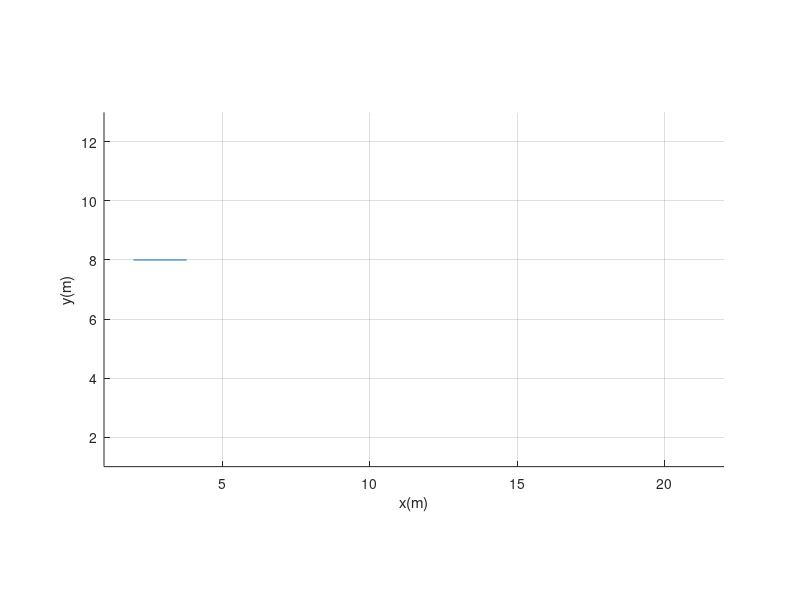

Write the MATLAB code that produced this figure. (Note: this script raises an error after producing the figure.)
% Map shown in the "Trajectory ZUPT-KF" figure

% Map shown in the main UI
% figure
grid on
%title('Trajectory (ZUPT KF)');
axis equal
xlim([1, 22])
ylim([1, 13])
hold on
xlabel('x(m)')
ylabel('y(m)')


%rectangle('Position',[2 3.2 1.03 1.8])
%rectangle('Position',[2 2.2 1.03 1.01])
% rectangle('Position',[3.03 2.2 0.3755 1.01])
% rectangle('Position',[3.4050 2.2 0.3755 1.01])
% rectangle('Position',[3.7810 2.2 0.3755 1.01])
% rectangle('Position',[4.1565 2.2 0.3755 1.01])
% rectangle('Position',[4.5320 2.2 0.3755 1.01])
% rectangle('Position',[4.9075 2.2 0.3755 1.01])
% rectangle('Position',[5.2830 2.2 0.3755 1.01])
% rectangle('Position',[5.6585 2.2 0.3755 1.01])
% rectangle('Position',[6.0340 2.2 0.3755 1.01])
% rectangle('Position',[6.4095 2.2 0.3755 1.01])
% rectangle('Position',[6.7850 2.2 0.3755 1.01])
%rectangle('Position',[7.1605 2.2 0.99 1.01])



%% second floor
x = [2 3.8];
y = [8 8];
pl = line(x,y);
pl.Color = 'black';

x = [2 2];
y = [5 8];
pl = line(x,y);
pl.Color = 'black';

x = [3.8 3.8];
y = [5 8];
pl = line(x,y);
pl.Color = 'black';

x = [2 3];
y = [5 5];
pl = line(x,y);
pl.Color = 'black';

x = [2 2];
y = [5 2.2];
pl = line(x,y);
pl.Color = 'black';

x = [2 3.03];
y = [2.2 2.2];
pl = line(x,y);
pl.Color = 'black';

%% stairs
rectangle('Position',[3.03 2.2 0.318182 1.01])
rectangle('Position',[3.3482 2.2 0.318182 1.01])
rectangle('Position',[3.6664 2.2 0.318182 1.01])
rectangle('Position',[3.9845 2.2 0.318182 1.01])
rectangle('Position',[4.3027 2.2 0.318182 1.01])
rectangle('Position',[4.6209 2.2 0.318182 1.01])
rectangle('Position',[4.9391 2.2 0.318182 1.01])
rectangle('Position',[5.2573 2.2 0.318182 1.01])
rectangle('Position',[5.5755 2.2 0.318182 1.01])
rectangle('Position',[5.8939 2.2 0.318182 1.01])
rectangle('Position',[6.2118 2.2 0.318182 1.01])

x = [6.5300 7.53];
y = [2.2 2.2];
pl = line(x,y);
pl.Color = 'black';

x = [7.53 7.53];
y = [2.2 4];
pl = line(x,y);
pl.Color = 'black';


%% hallway
x = [3.8 7.53];
y = [5 5];
pl = line(x,y);
pl.Color = 'black';

x = [7.53 12.31]; %12.31-7.53 = 4.78 hallway long
y = [5 5];
pl = line(x,y);
pl.Color = 'black';

x = [7.53 14.13]; 
y = [4 4];
pl = line(x,y);
pl.Color = 'black';

%% Toilet
x = [13.58 13.58];
y = [4 3];
pl = line(x,y);
pl.Color = 'black';

x = [13.58 15.58];
y = [3 3];
pl = line(x,y);
pl.Color = 'black';

x = [15.58 15.58];
y = [3 4];
pl = line(x,y);
pl.Color = 'black';

x = [15.58 14.93];
y = [4 4];
pl = line(x,y);
pl.Color = 'black';

% Main door
x = [15.58 16.64];
y = [4 4];
pl = line(x,y);
pl.Color = 'black';

x = [16.64 16.64];
y = [4 4.8];
pl = line(x,y);
pl.Color = 'black';

x = [16.64 16.64];
y = [5.9 6.82];
pl = line(x,y);
pl.Color = 'black';

% Living room - kitchen
x = [16.64 21.67];
y = [6.82 8.9273];
pl = line(x,y);
pl.Color = 'black';

x = [12.31 10.722];
y = [5 8.781];
pl = line(x,y);
pl.Color = 'black';

x = [21.67 20.08];
y = [8.9273 12.713];
pl = line(x,y);
pl.Color = 'black';

x = [10.722 20.08];
y = [8.781 12.713];
pl = line(x,y);
pl.Color = 'black';

% Plot 'activity' Beacons
plot(3.3, 5,'s','markerfacecolor','r','color','r','MarkerSize',7,'DisplayName','Door')  % Door
plot(21, 9.5,'s','markerfacecolor','r','color','r','MarkerSize',7,'DisplayName','Toilet')  % Pitcher
plot(13.8, 3.5,'s','markerfacecolor','r','color','r','MarkerSize',7,'DisplayName','Broom')  % Water tap
plot(19.64,4.3,'s','markerfacecolor','r','color','r','MarkerSize',7,'DisplayName','Pitcher')  % Pitcher in garden
plot(16.3, 6.3,'s','markerfacecolor','r','color','r','MarkerSize',7,'DisplayName','Hair brush')  % Broom
plot(15, 3.5,'s','markerfacecolor','r','color','r','MarkerSize',7,'DisplayName','Toilet')  % Toilet
   
% % Plot fixed Beacons
plot(10.03, 4,'^','markerfacecolor','b','color','b','MarkerSize',4,'DisplayName','Door')  % Corridor
%viscircles([13, 4.4], 4,'Color','y','LineStyle','--');
plot(20.12, 11.1,'^','markerfacecolor','b','color','b','MarkerSize',4,'DisplayName','Kitchen')  % Kitchen
%viscircles([8, 6.2], 4,'Color','k','LineStyle','--');
plot(15, 8.3,'^','markerfacecolor','b','color','b','MarkerSize',4,'DisplayName','Chair')  % Chair
%viscircles([4.5, 6.8], 4,'Color',[0.4940, 0.1840, 0.5560],'LineStyle','--');
plot(17.3, 9.8,'^','markerfacecolor','b','color','b','MarkerSize',4,'DisplayName','Dining Table')  % Dining table
%viscircles([8.4, 1.3], 4,'Color',[0.3010, 0.7450, 0.9330],'LineStyle','--');
plot(13, 7.5585,'^','markerfacecolor','b','color','b','MarkerSize',4,'DisplayName','Living room')  % Living room
%viscircles([12.3, 1], 4,'Color',[0.4660, 0.6740, 0.1880],'LineStyle','--');

%%% linea perpendicular para calculo de posición de beacon puesto en la
%%% mesa
% x = [18.35 16];
% y = [7.5384 11.6098];
% pl = line(x,y);
% pl.Color = 'red';

%%% linea perpendicular para calculo de posición de beacon puesto en la
%%% sala
% x = [11.5 20];
% y = [6.9285 10.4985];
% pl = line(x,y);
% pl.Color = 'red';

% %% BEACONS MAP
% % initial/end point 
% plot(3, 7.5,'p','markerfacecolor','g','MarkerSize',8,'DisplayName','Start / End point')
% 
% % Plot fixed Beacons
% plot(16.6, 6.4,'^','markerfacecolor',[0.8500, 0.3250, 0.0980],'color',[0.8500, 0.3250, 0.0980],'MarkerSize',4,'DisplayName','Door')  % Room
% %viscircles([13, 4.4], 4,'Color','y','LineStyle','--');
% plot(11.7, 8,'^','markerfacecolor',[0.9290, 0.6940, 0.1250],'color',[0.9290, 0.6940, 0.1250],'MarkerSize',4,'DisplayName','Kitchen')  % Kitchen
% %viscircles([8, 6.2], 4,'Color','k','LineStyle','--');
% plot(8.1, 8.6,'^','markerfacecolor','b','color','b','MarkerSize',4,'DisplayName','Bathroom')  % Bathroom
% %viscircles([4.5, 6.8], 4,'Color',[0.4940, 0.1840, 0.5560],'LineStyle','--');
% plot(12.2, 3,'^','markerfacecolor',[0.75, 0.75, 0],'color',	[0.75, 0.75, 0],'MarkerSize',4,'DisplayName','Dining Table')  % Dining table
% %viscircles([8.4, 1.3], 4,'Color',[0.3010, 0.7450, 0.9330],'LineStyle','--');
% plot(15.8, 2.5,'^','markerfacecolor',[0, 0.75, 0.75],'color',[0, 0.75, 0.75],'MarkerSize',4,'DisplayName','Living room')  % Living room
% %viscircles([12.3, 1], 4,'Color',[0.4660, 0.6740, 0.1880],'LineStyle','--');
% 
% 
% % r = plot(fixed_beacons_results(:,1),fixed_beacons_results(:,2),'.','MarkerSize',10,'color','b'); % Bathroom
% % r.Annotation.LegendInformation.IconDisplayStyle = 'off';
% % k = plot(fixed_beacons_results(:,3),fixed_beacons_results(:,4),'.','MarkerSize',10,'color',[0.9290, 0.6940, 0.1250]); % Kitchen
% % k.Annotation.LegendInformation.IconDisplayStyle = 'off';
% % b=plot(fixed_beacons_results(:,5),fixed_beacons_results(:,6),'.','MarkerSize',10,'color',[0.8500, 0.3250, 0.0980]); % Room
% % b.Annotation.LegendInformation.IconDisplayStyle = 'off';
% % d=plot(fixed_beacons_results(:,7),fixed_beacons_results(:,8),'.','MarkerSize',10,'color',[0, 0.75, 0.75]); % Living room
% % d.Annotation.LegendInformation.IconDisplayStyle = 'off';
% % l=plot(fixed_beacons_results(:,9),fixed_beacons_results(:,10),'.','MarkerSize',10,'color',[0.75, 0.75, 0]); % Dining room
% % l.Annotation.LegendInformation.IconDisplayStyle = 'off';
% 
% % Plot 'activity' Beacons
% plot(5.5, 5.5,'s','markerfacecolor',[0.4940, 0.1840, 0.5560],'color',[0.4940, 0.1840, 0.5560],'MarkerSize',5,'DisplayName','Door')  % Door
% plot(9.1, 8.3,'s','markerfacecolor','m','color','m','MarkerSize',5,'DisplayName','Toilet')  % Toiler lid
% plot(7.3, 8,'s','markerfacecolor',[0.4660, 0.6740, 0.1880],'color',[0.4660, 0.6740, 0.1880],'MarkerSize',5,'DisplayName','Broom')  % Broom
% plot(13.5, 7.4,'s','markerfacecolor','r','color','r','MarkerSize',5,'DisplayName','Pitcher')  % Pitcher
% plot(8.7, 6.3,'s','markerfacecolor','y','color','y','MarkerSize',5,'DisplayName','Hair brush')  % Hair brush
% 
% % d=plot(active_beacons_results(:,1),active_beacons_results(:,2),'.','MarkerSize',10,'markerfacecolor',[0.4940, 0.1840, 0.5560],'color',[0.4940, 0.1840, 0.5560]); % Door
% % d.Annotation.LegendInformation.IconDisplayStyle = 'off';
% % br=plot(active_beacons_results(:,3),active_beacons_results(:,4),'.','MarkerSize',10,'markerfacecolor','y','color','y'); % Brush
% % br.Annotation.LegendInformation.IconDisplayStyle = 'off';
% % bro=plot(active_beacons_results(:,5),active_beacons_results(:,6),'.','MarkerSize',10,'markerfacecolor',[0.4660, 0.6740, 0.1880],'color',[0.4660, 0.6740, 0.1880]); % Broom
% % bro.Annotation.LegendInformation.IconDisplayStyle = 'off';
% % t=plot(active_beacons_results(:,7),active_beacons_results(:,8),'.','MarkerSize',10,'markerfacecolor','m','color','m'); % Toilet
% % t.Annotation.LegendInformation.IconDisplayStyle = 'off';
% % p=plot(active_beacons_results(:,9),active_beacons_results(:,10),'.','MarkerSize',10,'markerfacecolor','r','color','r'); % Pitcher
% % p.Annotation.LegendInformation.IconDisplayStyle = 'off';
% % legend
